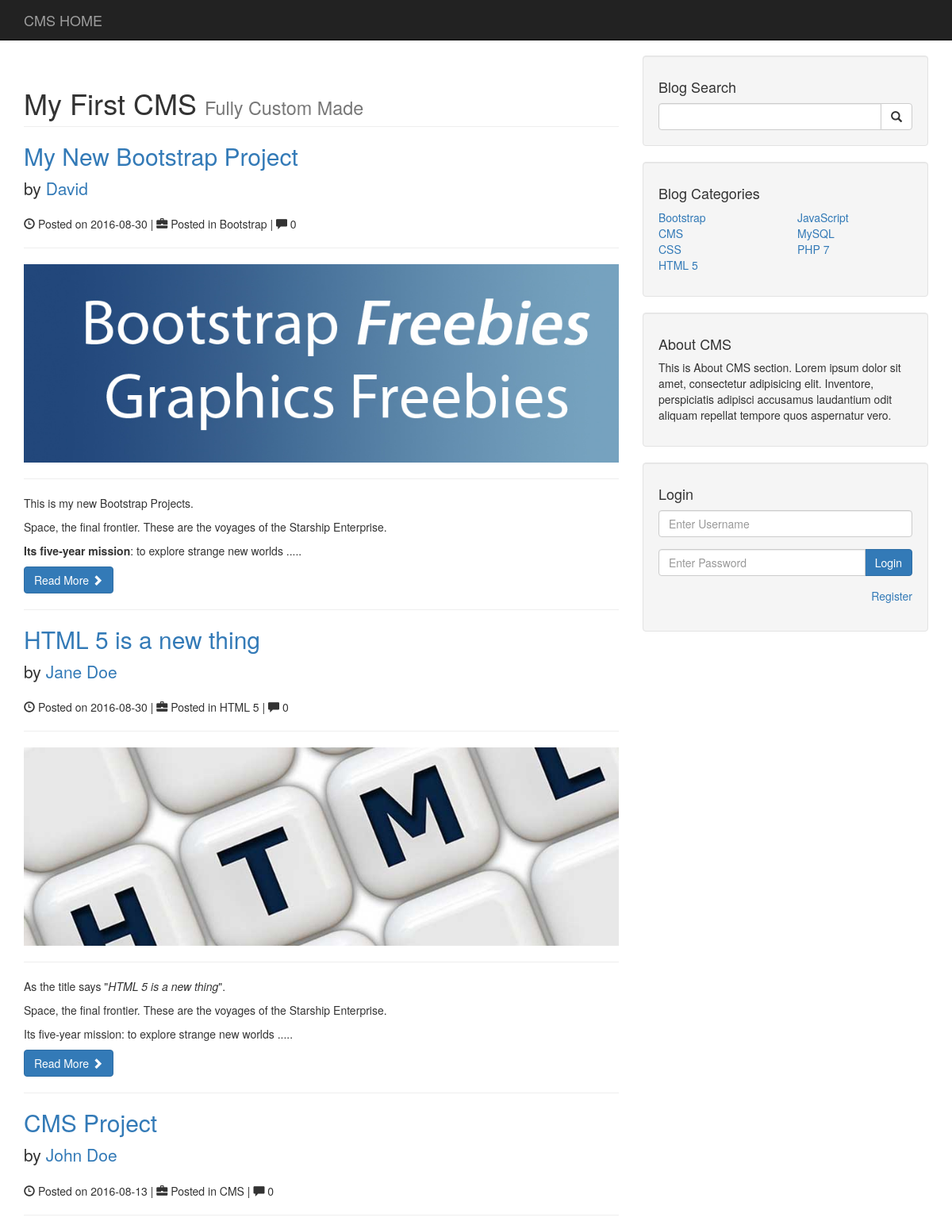
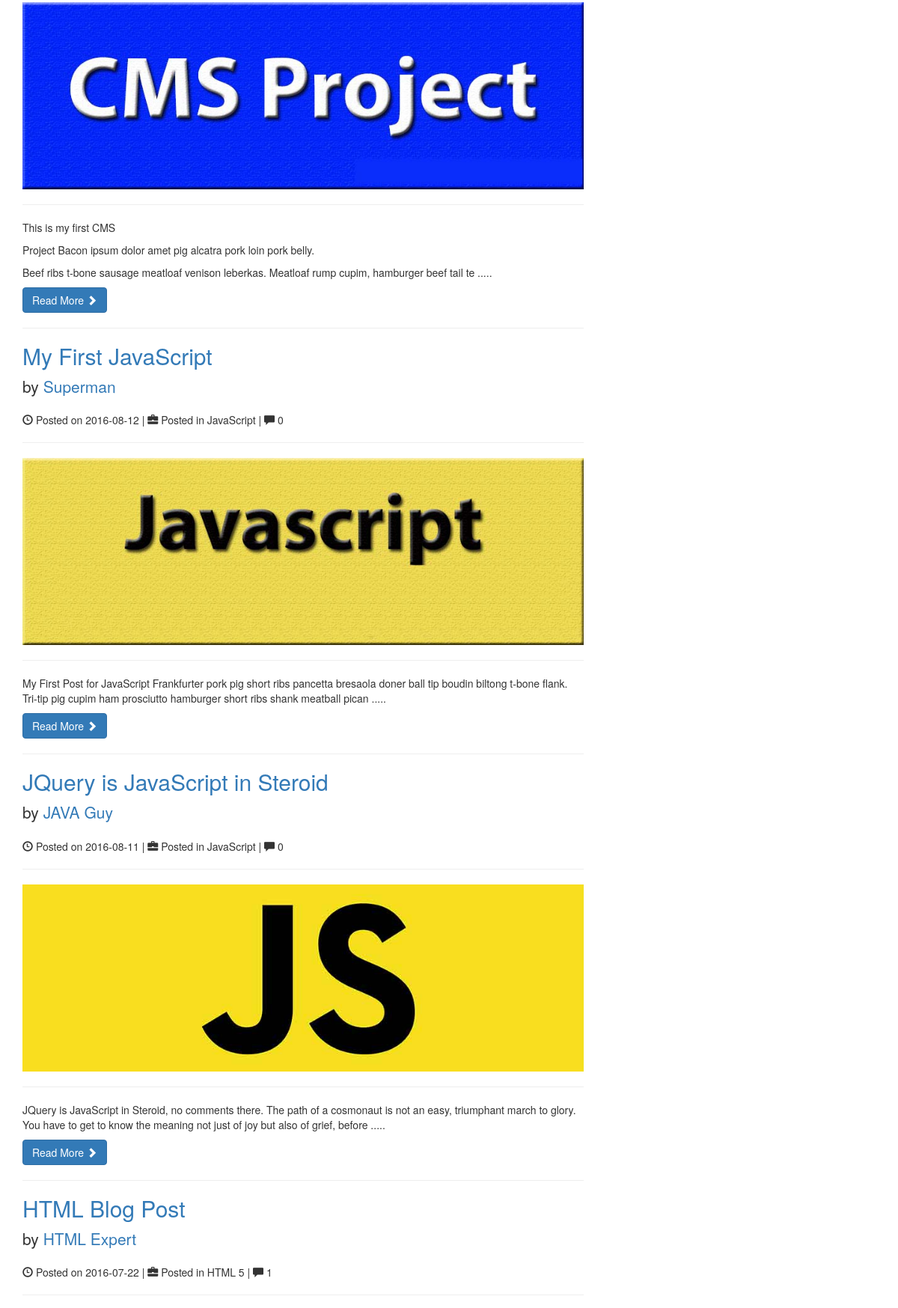
The page / (upper part) on the database its author committed (2 pictures, top to bottom).
### tables this page shows
CREATE TABLE `posts` (
  `post_id` int(3) NOT NULL,
  `post_category_id` int(3) NOT NULL,
  `post_title` varchar(255) NOT NULL,
  `post_author` varchar(255) NOT NULL,
  `post_date` date NOT NULL,
  `post_image` varchar(255) NOT NULL,
  `post_content` text NOT NULL,
  `post_tags` text NOT NULL,
  `post_status` varchar(255) NOT NULL,
  `post_comment_count` int(11) NOT NULL
);

CREATE TABLE `categories` (
  `cat_id` int(3) NOT NULL,
  `cat_title` varchar(255) NOT NULL
);

### functions.php (the view, shortened to what this page needs)
<?php
    function queryAllPosts(){
        global $connection;
        $query = "SELECT * FROM posts WHERE post_status = 'published' ";
        $select_all_posts = mysqli_query($connection,$query);
        while($row = mysqli_fetch_assoc($select_all_posts)){
            $post_id = $row['post_id'];
            $post_category_id = $row['post_category_id'];
            $post_title = $row['post_title'];
            $post_author = $row['post_author'];
            $post_date = $row['post_date'];
            $post_image = $row['post_image'];
            $post_content = $row['post_content'];
            $post_content = mb_substr($post_content, 0, 200);
            $post_tags = $row['post_tags'];
            $post_status = $row['post_status'];
            $post_comment_count = $row['post_comment_count'];
            $post_category_name = categoryName($post_category_id);
            $rows[] = compact('post_id','post_status','post_title','post_content','post_category_id','post_author','post_tags','post_image','post_date','post_comment_count','post_category_name');
        }
            return $rows;
     }
	function arraySort($array, $on, $order=SORT_ASC){
		$new_array = array();
		$sortable_array = array();
		if (count($array) > 0) {
		    foreach ($array as $k => $v) {
		        if (is_array($v)) {
		            foreach ($v as $k2 => $v2) {
		                if ($k2 == $on) {
		                    $sortable_array[$k] = $v2;
		                }
	           		}
	        	} else {
	            $sortable_array[$k] = $v;
	        	}
	    	}
		    switch ($order) {
		        case SORT_ASC:
		            asort($sortable_array);
		        break;
		        case SORT_DESC:
		            arsort($sortable_array);
		        break;
		    }
		    foreach ($sortable_array as $k => $v) {
		        $new_array[$k] = $array[$k];
		    }
		}
		return $new_array;
	}
    function displayAllPosts(){
        $new_array = queryAllPosts();
        if (empty($new_array)) {
            echo "<div class='alert alert-danger'>";
            echo "<a href='#' class='close' data-dismiss='alert' aria-label='close'>&times;</a>";
            echo "No Posts Found. Try adding some posts first !!";
            echo "</div>";
        }
        else{
            $new_array = arraySort($new_array, 'post_date', SORT_DESC);
            foreach ($new_array as $key => $value) {
                        echo "<h2>";
                            echo "<a href='post.php?p_id={$value['post_id']}'>{$value['post_title']}</a>";
                        echo "</h2>";
                        echo "<p class='lead'>";
                            echo "by <a href='#'>{$value['post_author']}</a>";
                        echo "</p>";
                        echo "<p><span class='glyphicon glyphicon-time'></span> Posted on {$value['post_date']} | <span class='glyphicon glyphicon-briefcase'></span> Posted in {$value['post_category_name']} | <span class='glyphicon glyphicon-comment'></span> {$value['post_comment_count']} </p>";
                        echo "<hr>";
                        echo "<a href='post.php?p_id={$value['post_id']}'><img class='img-responsive' src='images/{$value['post_image']}'></a>";
                        echo "<hr>";
                        echo "<p>{$value['post_content']} .....</p>";
                        echo "<a class='btn btn-primary' href='post.php?p_id={$value['post_id']}''>Read More <span class='glyphicon glyphicon-chevron-right'></span></a>";
                        echo "<hr>";
            }
        }
    }
    function queryAllCategory(){
        global $connection;
        $query = "SELECT * FROM categories";
        $select_all_categories = mysqli_query($connection,$query);
        while($row = mysqli_fetch_assoc($select_all_categories)){
            $cat_id    = $row['cat_id'];
            $cat_title = $row['cat_title'];
            $rows[] = compact('cat_id','cat_title');
        }
        return $rows;
    }
    function categoryName($cat_id){
        global $connection;
        $query = "SELECT * FROM categories WHERE cat_id = $cat_id ";
        $category_name = mysqli_query($connection,$query);
        while($row = mysqli_fetch_assoc($category_name)){
        $cat_title = $row['cat_title'];
        return $cat_title;
        }
    }
    function displaySearchForm(){
                    echo "<form action='search.php' method='post'>";
                    echo "<div class='input-group'>";
                        echo "<input type='text' class='form-control' name='search'>";
                        echo "<span class='input-group-btn'>";
                            echo "<button class='btn btn-default' type='submit' name='search_submit'>";
                                echo "<span class='glyphicon glyphicon-search'></span>";
                        echo "</button>";
                        echo "</span>";
                    echo "</div>";
                    echo "</form> ";
    }
    function displayCategoryTwoColumn(){
        $new_array = queryAllCategory();
        if (empty($new_array)) {
            echo "<div class='alert alert-danger'>";
            echo "<a href='#' class='close' data-dismiss='alert' aria-label='close'>&times;</a>";
            echo "No Category Found. Try adding a Category First";
            echo "</div>";
        }
        else{
            $new_array = arraySort($new_array, 'cat_title', SORT_ASC);
            $count_cat = count($new_array);
            if($count_cat % 2 == 0){
                $col_break = ($count_cat / 2) + 1;
            }
            else{
                $col_break = intdiv($count_cat, 2) + 2;
            }
            $i = 1;
            foreach ($new_array as $key => $value) {
                switch($i){
                    case 1:
                        echo "<div class='col-lg-6'>";
                            echo "<ul class='list-unstyled'>";
                        break;
                    case $col_break:
                            echo "</ul>";
                       echo " </div>";
                        echo "<div class='col-lg-6'>";
                            echo "<ul class='list-unstyled'>";
                        break;
                }
                echo "<li><a href='category.php?category={$value['cat_id']}'>{$value['cat_title']}</a></li>";
                $i++;
            }
        }
    }
    function displayLoginForm(){
                    echo "<form role='form' action='includes/login.php' method='post' data-toggle='validator' >";
                            echo "<div class='form-group'>";
                                echo "<input type='text' class='form-control' name='username' required data-error='Username is Required' placeholder='Enter Username'>";
                            echo "</div>";
                            echo "<div class='form-group'>";
                                echo "<div class='input-group'>";
                                    echo "<input type='password' class='form-control' name='password' required data-error='Password is Required' placeholder='Enter Password'>";
                                    echo "<span class='input-group-btn'>";
                                        echo "<button class='btn btn-primary' type='submit' name='login_submit'>Login";
                                        echo "</button>";
                                    echo "</span>";
                                echo "</div>";
                            echo "</div>";
                            echo "<div class='form-group text-right'>";
                                echo "<a href='/registration.php'>Register</a>";
                            echo "</div>";
                    echo "</form> ";
    }
?>

### includes/header.php (shortened to what this page needs)
<?php include "db.php"                 ?>
<?php include "functions.php"                 ?>
<!DOCTYPE html>
<html lang="en">
<head>
    <link href="css/bootstrap.min.css" rel="stylesheet">
    <link href="css/blog-home.css" rel="stylesheet">
</head>
<body>

### includes/nav.php (shortened to what this page needs)
<nav class="navbar navbar-inverse navbar-fixed-top" role="navigation">
    <div class="container">
        <div class="navbar-header">
            <a class="navbar-brand" href="/">CMS HOME</a>
        </div>
        <div class="collapse navbar-collapse" id="bs-example-navbar-collapse-1">
        </div>
    </div>
</nav>

### index.php (shortened to what this page needs)
<?php include "includes/header.php"              ?>
<?php include "includes/nav.php"                 ?>
    <div class="container">
        <div class="row">
            <div class="col-md-8">
                <h1 class="page-header">
                    My First CMS
                    <small>Fully Custom Made</small>
                </h1>
                <?php displayAllPosts();                ?>
            </div>
            <?php include "includes/sidebar.php"                  ?>
        </div>
<?php include "includes/footer.php"                      ?>

### includes/sidebar.php (shortened to what this page needs)
<div class="col-md-4">
    <div class="well">
        <h4>Blog Search</h4>
        <?php displaySearchForm(); ?>
    </div>
    <div class="well">
        <h4>Blog Categories</h4>
        <div class="row">
                    <?php displayCategoryTwoColumn();       ?>
                                        </ul>
                                    </div>
        </div>
    </div>
    <div class="well">
        <h4>About CMS</h4>
        <p>This is About CMS section. Lorem ipsum dolor sit amet, consectetur adipisicing elit. Inventore, perspiciatis adipisci accusamus laudantium odit aliquam repellat tempore quos aspernatur vero.</p>
    </div>
    <div class="well">
        <h4>Login</h4>
        <?php displayLoginForm(); ?>
    </div>
</div>

### includes/footer.php (shortened to what this page needs)
    </div>
</body>
</html>

### css/blog-home.css (style rules this page uses)
body { padding-top: 70px; }

### rows shown on the page
posts: post_title "My New Bootstrap Project", post_author "David", post_date "2016-08-30", post_category_name "Bootstrap", post_comment_count "0", post_image (picture), post_content "This is my new Bootstrap Projects. Space, the final frontier. These are the voyages of the Starship Enterprise. Its five-year mission : to explore strange new worlds"
posts: post_title "HTML 5 is a new thing", post_author "Jane Doe", post_date "2016-08-30", post_category_name "HTML 5", post_comment_count "0", post_image (picture), post_content "As the title says \" HTML 5 is a new thing \". Space, the final frontier. These are the voyages of the Starship Enterprise. Its five-year mission: to explore strange new worlds"
posts: post_title "CMS Project", post_author "John Doe", post_date "2016-08-13", post_category_name "CMS", post_comment_count "0", post_image (picture), post_content "This is my first CMS Project Bacon ipsum dolor amet pig alcatra pork loin pork belly. Beef ribs t-bone sausage meatloaf venison leberkas. Meatloaf rump cupim, hamburger beef tail te"
posts: post_title "My First JavaScript", post_author "Superman", post_date "2016-08-12", post_category_name "JavaScript", post_comment_count "0", post_image (picture), post_content "My First Post for JavaScript Frankfurter pork pig short ribs pancetta bresaola doner ball tip boudin biltong t-bone flank. Tri-tip pig cupim ham prosciutto hamburger short ribs shank meatball pican"
posts: post_title "JQuery is JavaScript in Steroid", post_author "JAVA Guy", post_date "2016-08-11", post_category_name "JavaScript", post_comment_count "0", post_image (picture), post_content "JQuery is JavaScript in Steroid, no comments there. The path of a cosmonaut is not an easy, triumphant march to glory. You have to get to know the meaning not just of joy but also of grief, before"
posts: post_title "HTML Blog Post", post_author "HTML Expert", post_date "2016-07-22", post_category_name "HTML 5", post_comment_count "1"
categories: cat_title "Bootstrap"
categories: cat_title "CMS"
categories: cat_title "CSS"
categories: cat_title "HTML 5"
categories: cat_title "JavaScript"
categories: cat_title "MySQL"
categories: cat_title "PHP 7"
